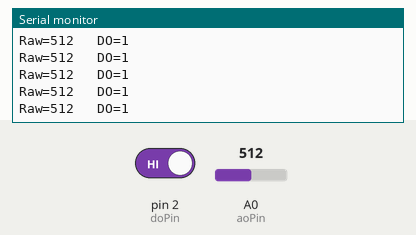
A sketch run on a simulated Arduino Uno, built with avr-gcc and run on an emulated ATmega328P. Shown: the last lines printed to the serial monitor. The inputs (shaded band) are chosen by the test bench; at power-on: pin 2 (doPin) HIGH, A0 (aoPin) = 512.

Above: at 1.2 s.
1.3 s: pin 2 (doPin) driven LOW
At 1.31 s:
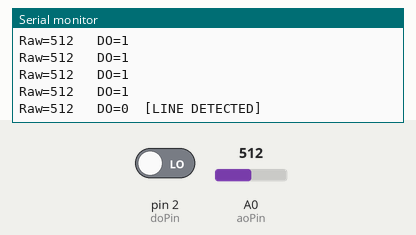
3.2 s: A0 (aoPin) set to 716
At 3.22 s:
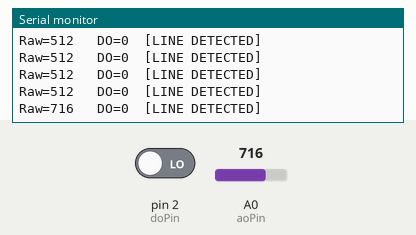
4.7 s: A0 (aoPin) set to 900
At 4.73 s:
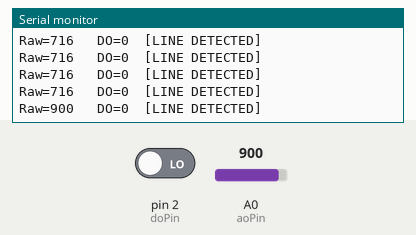
6.2 s: pin 2 (doPin) driven HIGH
At 6.24 s:
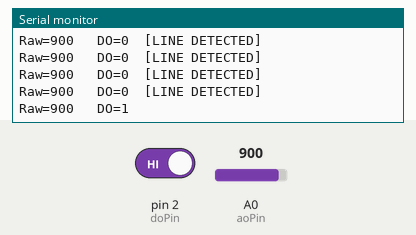
Timing chart, 0 to 8.7 s (numbered marks = the images above; inputs shaded):
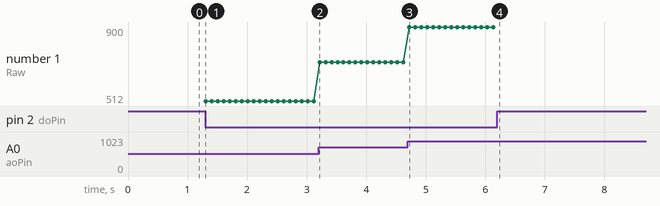

Measured:
- after the input at 1.3 s, the serial monitor: prints a new line at once (image 1)
- after the input at 3.2 s, the serial monitor: prints a new line at once (image 2)
- after the input at 4.7 s, the serial monitor: prints a new line at once (image 3)
- after the input at 6.2 s, the serial monitor: prints a new line at once (image 4)
- plotted number 1: 512 → 716 after the input at 3.2 s, 716 → 900 after the input at 4.7 s

The sketch:

example_1.ino
```cpp
// Reads the TCRT5000 analog (AO) and digital (DO) outputs and prints the raw ADC value plus a digital line-detected status to the Serial console every 100 ms.
//
// Buy this module: https://shillehtek.com/products/tcrt5000-ir-reflective-line-follower-sensor-for-arduino-robot
// Full manual: https://shillehtek.com/blogs/shillehtek-product-manuals/tcrt5000-ir-reflective-line-follower-sensor-for-arduino-robot-manual
// More examples: https://github.com/shillehbean/shillehtek-examples
//

// TCRT5000 - Print analog and digital readings on Arduino
// Wire VCC=5V, GND=GND, AO=A0, DO=D2 (optional)

const int aoPin = A0;
const int doPin = 2;

void setup() {
  Serial.begin(9600);
  pinMode(doPin, INPUT);
}

void loop() {
  int raw = analogRead(aoPin);
  int line = digitalRead(doPin);

  Serial.print("Raw=");  Serial.print(raw);
  Serial.print("   DO="); Serial.print(line);
  Serial.println(line == LOW ? "  [LINE DETECTED]" : "");

  delay(100);
}
```
